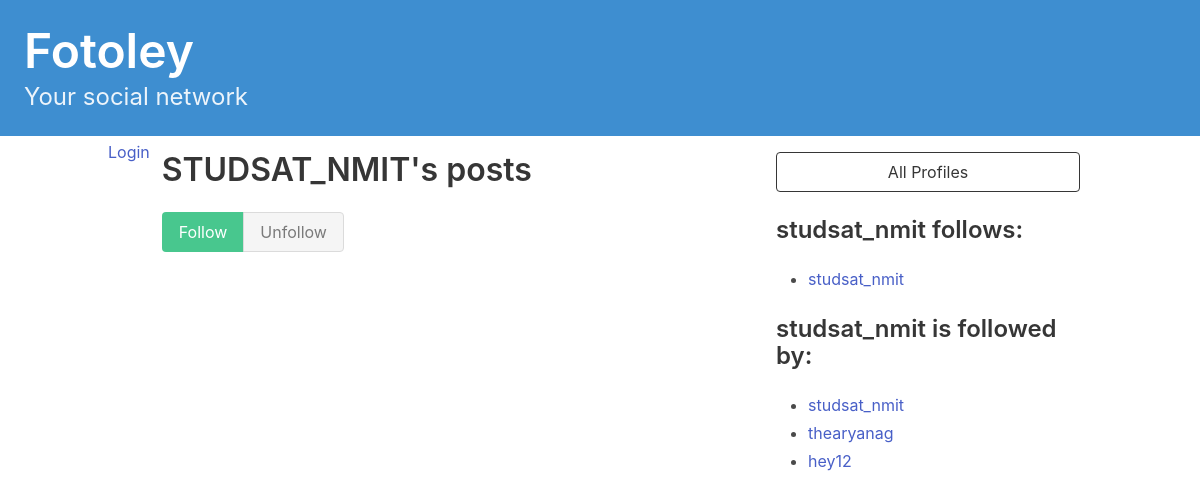
The app's page /profile/2/ with its own data.
### fotoapp/models.py (models this page shows)
class Profile(models.Model):
    user = models.OneToOneField(User, on_delete=models.CASCADE)
    bio = models.TextField(max_length=500, blank=True)
    location = models.CharField(max_length=30, blank=True)
    birth_date = models.DateField(null=True, blank=True)
    follows = models.ManyToManyField('self', related_name='followed_by', symmetrical=False , blank=True)
    def __str__(self):
        return self.user.username

### fotoapp/views.py (the view, shortened to what this page needs)
# urls.py: path('profile/<int:pk>/', views.profile_detail, name='profile_detail'),
def profile_detail(request, pk):
    profile = Profile.objects.get(pk=pk)
    return render(request, 'fotoapp/profile_detail.html', {'profile': profile})

### fotoapp/templates/fotoapp/profile_detail.html (shortened to what this page needs)
{% extends 'base.html' %}
{% block content %}
<div class="column">
    <div class="block">
        <h1 class="title is-3">
            {{profile.user.username|upper}}'s posts
        </h1>
        <form method="post">
            <div class="buttons has-addons">
                {% if profile in user.profile.follows.all %}
                <button class="button is-success is-static">Follow</button>
                <button class="button is-danger" name="follow" value="unfollow">
                    Unfollow
                </button>
                {% else %}
                <button class="button is-success" name="follow" value="follow">
                    Follow
                </button>
                <button class="button is-danger is-static">Unfollow</button>
                {% endif %}
            </div>
        </form>
    </div>
</div>
<div class="column is-one-third">
    <div class="block">
        <a href="{% url 'profile_list' %}">
            <button class="button is-dark is-outlined is-fullwidth">
                All Profiles
            </button>
        </a>
    </div>
    <div class="block">
        <h3 class="title is-4">
            {{profile.user.username}} follows:
        </h3>
        <div class="content">
            <ul>
                {% for following in profile.follows.all %}
                <li>
                    <a href="{% url 'profile_detail' following.id %}">
                        {{ following }}
                    </a>
                </li>
                {% endfor %}
            </ul>
        </div>
    </div>
    <div class="block">
        <h3 class="title is-4">
            {{profile.user.username}} is followed by:
        </h3>
        <div class="content">
            <ul>
                {% for follower in profile.followed_by.all %}
                <li>
                    <a href="{% url 'profile_detail' follower.id %}">
                        {{ follower }}
                    </a>
                </li>
                {% endfor %}
            </ul>
        </div>
    </div>
</div>
{% endblock content %}

### records on screen
Profile: user.username "STUDSAT_NMIT", user.username "studsat_nmit"
Profile: user.username "thearyanag"
Profile: user.username "hey12"
